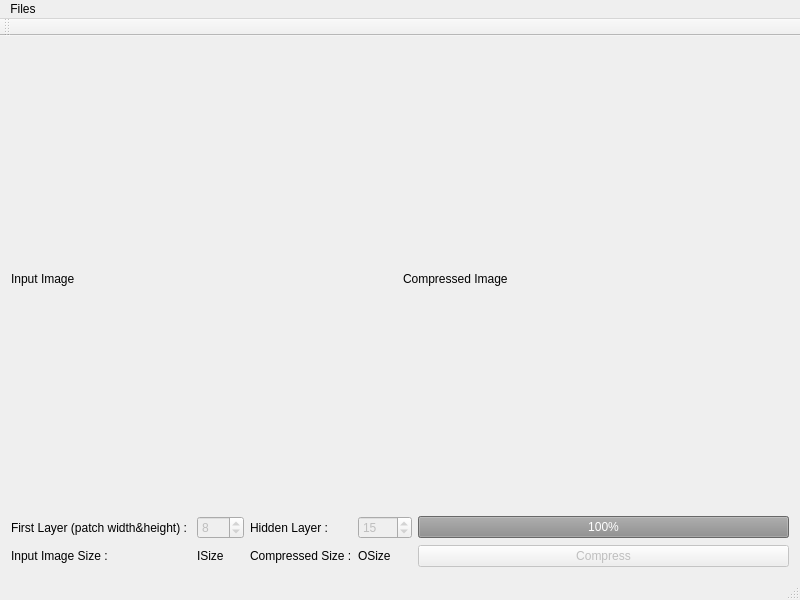
<?xml version="1.0" encoding="UTF-8"?>
<ui version="4.0">
 <class>MainWindow</class>
 <widget class="QMainWindow" name="MainWindow">
  <property name="geometry">
   <rect>
    <x>0</x>
    <y>0</y>
    <width>800</width>
    <height>600</height>
   </rect>
  </property>
  <property name="windowTitle">
   <string>MainWindow</string>
  </property>
  <widget class="QWidget" name="centralWidget">
   <layout class="QVBoxLayout" name="verticalLayout_2">
    <item>
     <layout class="QVBoxLayout" name="verticalLayout">
      <item>
       <layout class="QHBoxLayout" name="horizontalLayout">
        <item>
         <widget class="QLabel" name="imgLabel">
          <property name="text">
           <string>Input Image</string>
          </property>
         </widget>
        </item>
        <item>
         <widget class="QLabel" name="cmpLabel">
          <property name="text">
           <string>Compressed Image</string>
          </property>
         </widget>
        </item>
       </layout>
      </item>
     </layout>
    </item>
    <item>
     <layout class="QGridLayout" name="controlLayout">
      <property name="sizeConstraint">
       <enum>QLayout::SetMinimumSize</enum>
      </property>
      <property name="verticalSpacing">
       <number>6</number>
      </property>
      <item row="0" column="2">
       <widget class="QLabel" name="label_2">
        <property name="text">
         <string>Hidden Layer :</string>
        </property>
       </widget>
      </item>
      <item row="0" column="0">
       <widget class="QLabel" name="label">
        <property name="text">
         <string>First Layer (patch width&amp;height) : </string>
        </property>
       </widget>
      </item>
      <item row="0" column="1">
       <widget class="QSpinBox" name="inputSize">
        <property name="enabled">
         <bool>false</bool>
        </property>
        <property name="minimum">
         <number>4</number>
        </property>
        <property name="maximum">
         <number>800</number>
        </property>
        <property name="value">
         <number>8</number>
        </property>
       </widget>
      </item>
      <item row="0" column="3">
       <widget class="QSpinBox" name="hiddenSize">
        <property name="enabled">
         <bool>false</bool>
        </property>
        <property name="minimum">
         <number>1</number>
        </property>
        <property name="maximum">
         <number>1000</number>
        </property>
        <property name="value">
         <number>15</number>
        </property>
       </widget>
      </item>
      <item row="1" column="1">
       <widget class="QLabel" name="isize">
        <property name="text">
         <string>ISize</string>
        </property>
       </widget>
      </item>
      <item row="1" column="2">
       <widget class="QLabel" name="label_5">
        <property name="text">
         <string>Compressed Size :</string>
        </property>
       </widget>
      </item>
      <item row="1" column="0">
       <widget class="QLabel" name="label_3">
        <property name="text">
         <string>Input Image Size :</string>
        </property>
       </widget>
      </item>
      <item row="1" column="3">
       <widget class="QLabel" name="osize">
        <property name="text">
         <string>OSize</string>
        </property>
       </widget>
      </item>
      <item row="0" column="4">
       <widget class="QProgressBar" name="progressBar">
        <property name="enabled">
         <bool>false</bool>
        </property>
        <property name="value">
         <number>100</number>
        </property>
       </widget>
      </item>
      <item row="1" column="4">
       <widget class="QPushButton" name="pushButton">
        <property name="enabled">
         <bool>false</bool>
        </property>
        <property name="text">
         <string>Compress</string>
        </property>
       </widget>
      </item>
     </layout>
    </item>
   </layout>
  </widget>
  <widget class="QMenuBar" name="menuBar">
   <property name="geometry">
    <rect>
     <x>0</x>
     <y>0</y>
     <width>800</width>
     <height>26</height>
    </rect>
   </property>
   <widget class="QMenu" name="menuNeural_Network_Compression">
    <property name="title">
     <string>Files</string>
    </property>
    <addaction name="actionLoad_a_picture"/>
   </widget>
   <addaction name="menuNeural_Network_Compression"/>
  </widget>
  <widget class="QToolBar" name="mainToolBar">
   <attribute name="toolBarArea">
    <enum>TopToolBarArea</enum>
   </attribute>
   <attribute name="toolBarBreak">
    <bool>false</bool>
   </attribute>
  </widget>
  <widget class="QStatusBar" name="statusBar"/>
  <action name="actionLoad_a_picture">
   <property name="text">
    <string>Load a picture...</string>
   </property>
  </action>
 </widget>
 <layoutdefault spacing="6" margin="11"/>
 <resources/>
 <connections/>
</ui>
